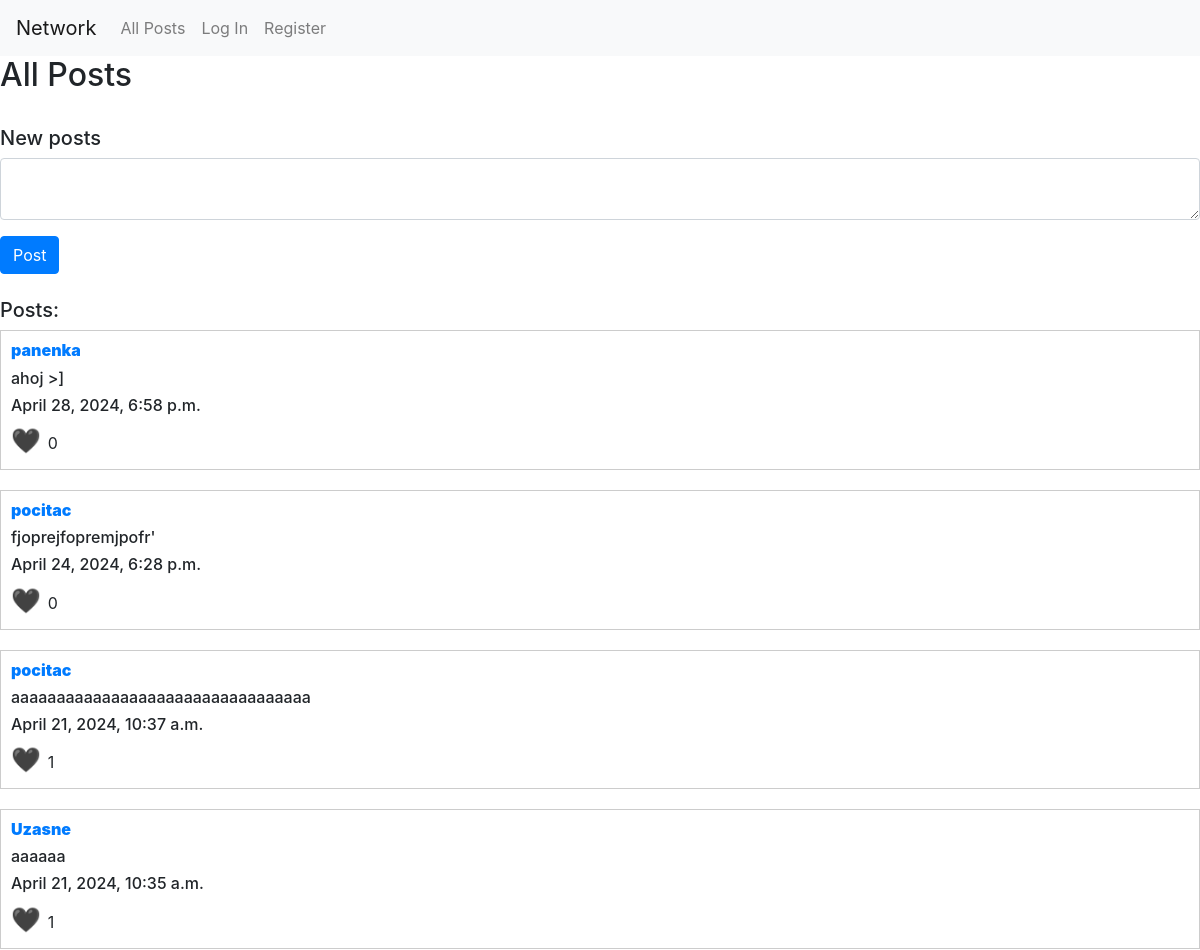
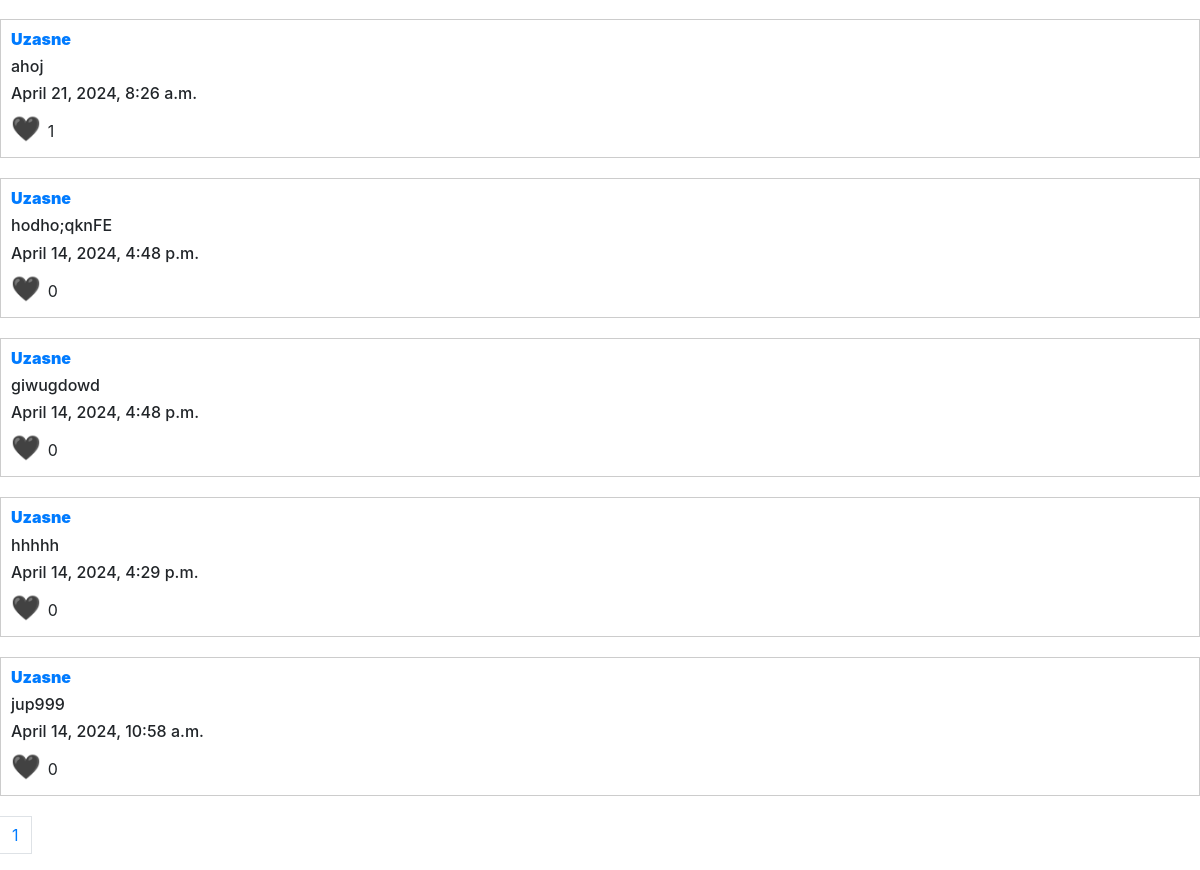
Before: / with the older database file (2 pictures, top to bottom).
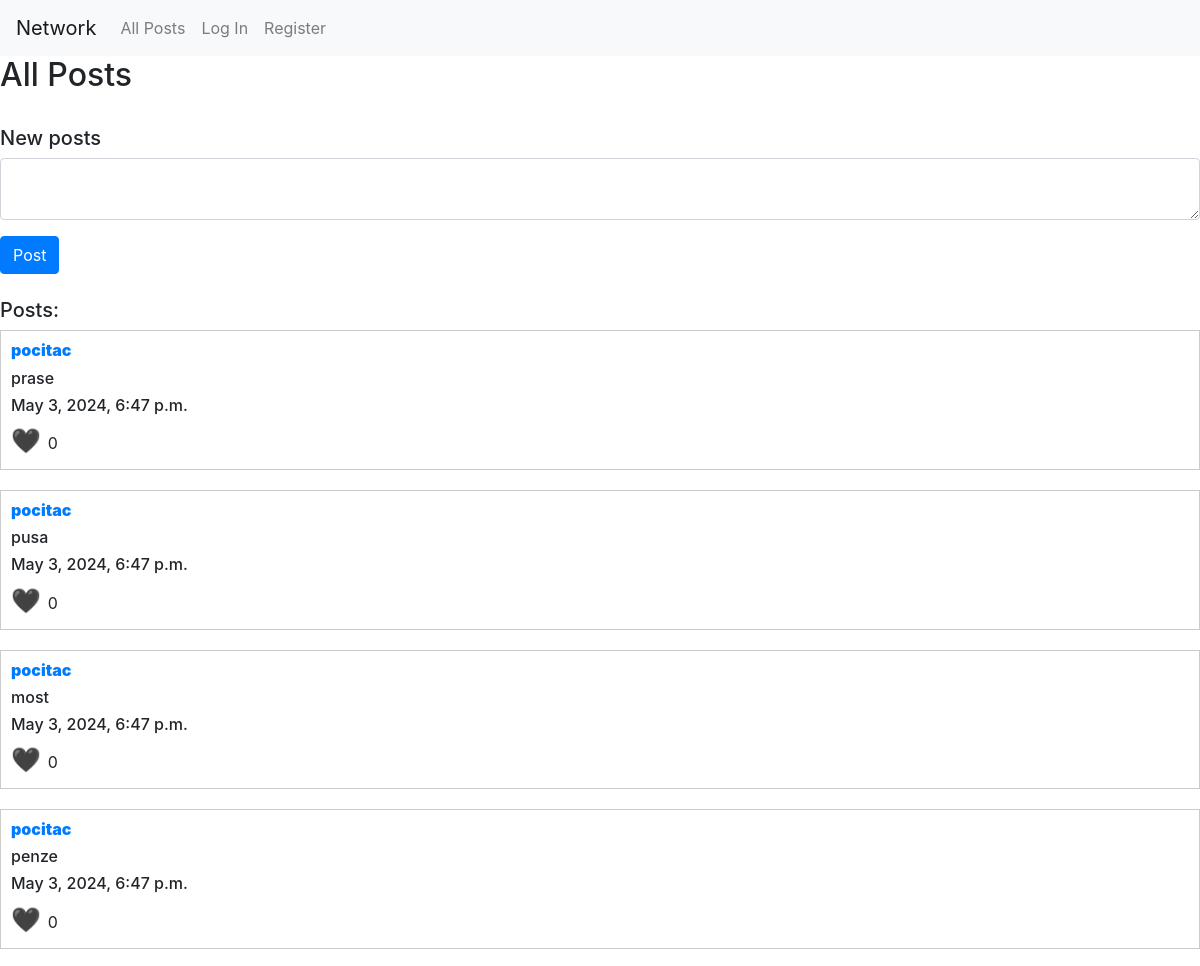
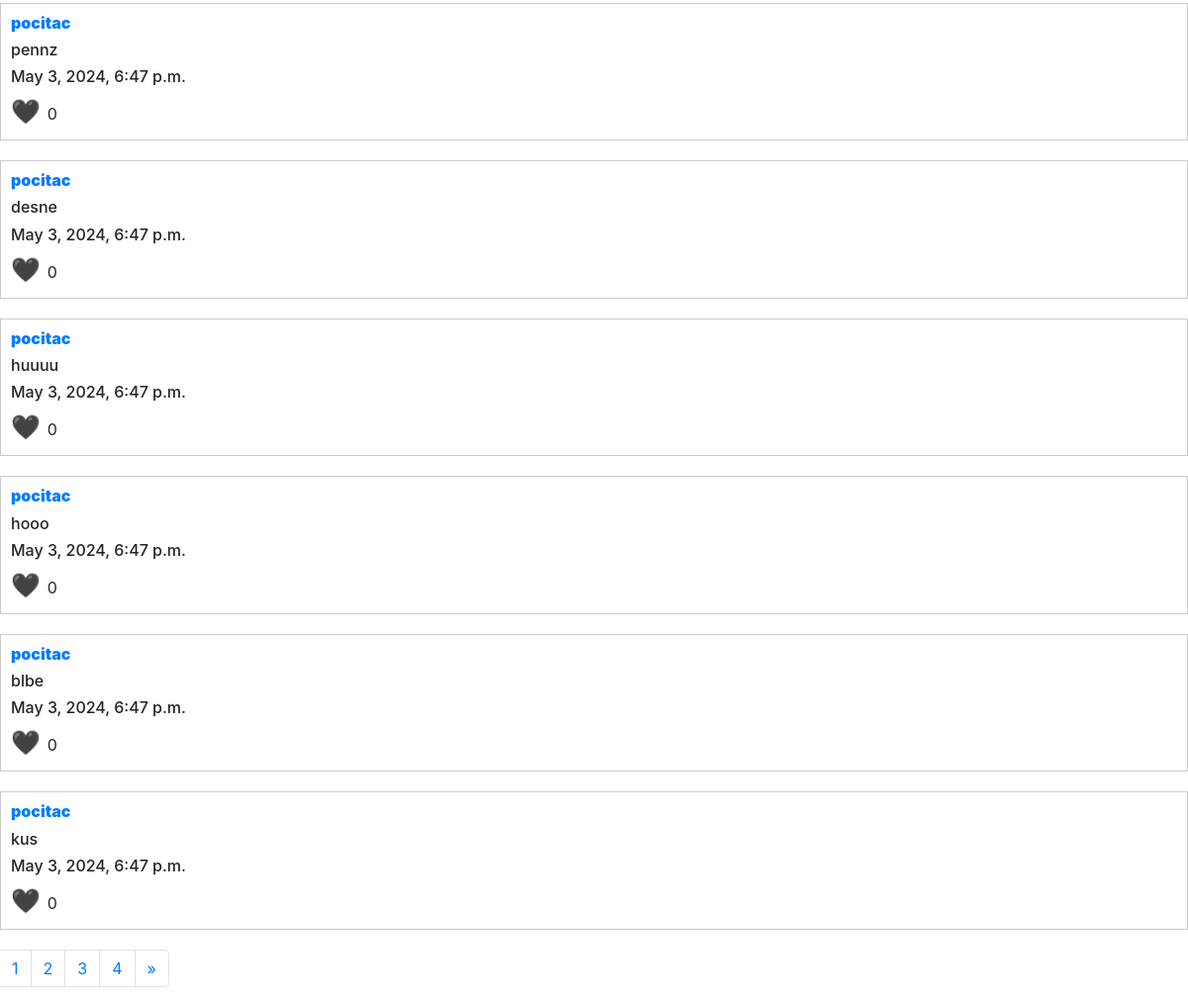
After: the same page with the newer database file (2 pictures, top to bottom).
### network/models.py (models this page shows)
class Post(models.Model):
    id = models.IntegerField(primary_key=True)
    date = models.DateTimeField(auto_now=True)
    information = models.CharField(max_length=1024)
    author = models.ForeignKey(User, on_delete=models.CASCADE, related_name="posts")
    likes = models.ManyToManyField(User)

class User(AbstractUser):
    followers = models.ManyToManyField("self", symmetrical=False)

### network/views.py (the view)
# urls.py: path("", views.index, name="index"),
def index(request):
    if request.method == "POST":
        new_post = request.POST["new_post"]
        post = Post (information=new_post, author=request.user)
        post.save()
        return HttpResponseRedirect(reverse("index"))
    else:
        posts = Post.objects.all().order_by('-date')
        paginator = Paginator(posts, 10)
        page_number = request.GET.get("page", 1)
        page_obj = paginator.get_page(page_number)
        list_stranek = [i for i in range(1, paginator.num_pages+1)]
        return render (request, "network/index.html", {"posts": page_obj, "pages":list_stranek})

### network/templates/network/index.html (shortened to what this page needs)
{% extends "network/all_posts.html" %}
{% block all_posts %}
<h2>All Posts</h2>
<br>
<h5>New posts</h5>
<form action="{% url 'index' %}" method="post">
    <div class="form-group">
        <textarea autofocus class="form-control" type="text" name="new_post" placeholder="new_post">
    </textarea>
    </div>
    <input class="btn btn-primary" type="submit" value="Post">
</form>
<br>
<h5>Posts:</h5>
{% endblock %}
{% block pagination %}
<nav aria-label="Page navigation example">
    <ul class="pagination">
      {% for page_number in pages %}
      <li class="page-item"><a class="page-link" href="{% url 'index' %}?page={{page_number }}">{{page_number}}</a></li>
      {% endfor %}
      <li class="page-item">
        {% if posts.has_next %}
            <a class="page-link" href="{% url 'index' %}?page={{ posts.next_page_number }}" aria-label="Next">
            <span aria-hidden="true">&raquo;</span>
        {% endif %}
        </a>
      </li>
    </ul>
  </nav>
{% endblock %}

### network/templates/network/all_posts.html (shortened to what this page needs)
{% extends "network/layout.html" %}
{% block body %}
{%  block all_posts %}
{% endblock %}
{% for post in posts %}
<div class="post">
    <h6 class="author">
        <a href="{% url 'profile' post.author %}"><strong>{{ post.author}}</strong></a>
    </h6>
    <h6>{{post.information}}</h6>
    <h6>{{post.date}}</h6>
    <span data-post-id="{{post.id}}" class="heart" onclick="likes(this)">
        {% if not user in post.likes.all %}
            🖤
        {% else %}
            ❤️
        {% endif %}
        </span>
    <span id="likes-{{post.id}}">{{post.likes.all|length}}</span>
</div>
{%endfor%}
{% block pagination %}
{% endblock %}
{% endblock %}

Changed rows visible on the page:
no longer on this page (row unchanged): Post: author "panenka", information "ahoj >]", date "April 28, 2024, 6:58 p.m.", likes.all|length "0"
no longer on this page (row unchanged): Post: author "pocitac", information "fjoprejfopremjpofr'", date "April 24, 2024, 6:28 p.m.", likes.all|length "0"
no longer on this page (row unchanged): Post: author "pocitac", information "aaaaaaaaaaaaaaaaaaaaaaaaaaaaaaaaa", date "April 21, 2024, 10:37 a.m.", likes.all|length "1"
no longer on this page (row unchanged): Post: author "Uzasne", information "aaaaaa", date "April 21, 2024, 10:35 a.m.", likes.all|length "1"
no longer on this page (row unchanged): Post: author "Uzasne", information "ahoj", date "April 21, 2024, 8:26 a.m.", likes.all|length "1"
no longer on this page (row unchanged): Post: author "Uzasne", information "hodho;qknFE", date "April 14, 2024, 4:48 p.m.", likes.all|length "0"
no longer on this page (row unchanged): Post: author "Uzasne", information "giwugdowd", date "April 14, 2024, 4:48 p.m.", likes.all|length "0"
no longer on this page (row unchanged): Post: author "Uzasne", information "hhhhh", date "April 14, 2024, 4:29 p.m.", likes.all|length "0"
no longer on this page (row unchanged): Post: author "Uzasne", information "jup999", date "April 14, 2024, 10:58 a.m.", likes.all|length "0"
added Post: author "pocitac", information "prase", date "May 3, 2024, 6:47 p.m.", likes.all|length "0"
added Post: author "pocitac", information "pusa", date "May 3, 2024, 6:47 p.m.", likes.all|length "0"
added Post: author "pocitac", information "most", date "May 3, 2024, 6:47 p.m.", likes.all|length "0"
added Post: author "pocitac", information "penze", date "May 3, 2024, 6:47 p.m.", likes.all|length "0"
added Post: author "pocitac", information "pennz", date "May 3, 2024, 6:47 p.m.", likes.all|length "0"
added Post: author "pocitac", information "desne", date "May 3, 2024, 6:47 p.m.", likes.all|length "0"
added Post: author "pocitac", information "huuuu", date "May 3, 2024, 6:47 p.m.", likes.all|length "0"
added Post: author "pocitac", information "hooo", date "May 3, 2024, 6:47 p.m.", likes.all|length "0"
added Post: author "pocitac", information "blbe", date "May 3, 2024, 6:47 p.m.", likes.all|length "0"
added Post: author "pocitac", information "kus", date "May 3, 2024, 6:47 p.m.", likes.all|length "0"
Other visible differences:
new list line: "2"
new list line: "3"
new list line: "4"
